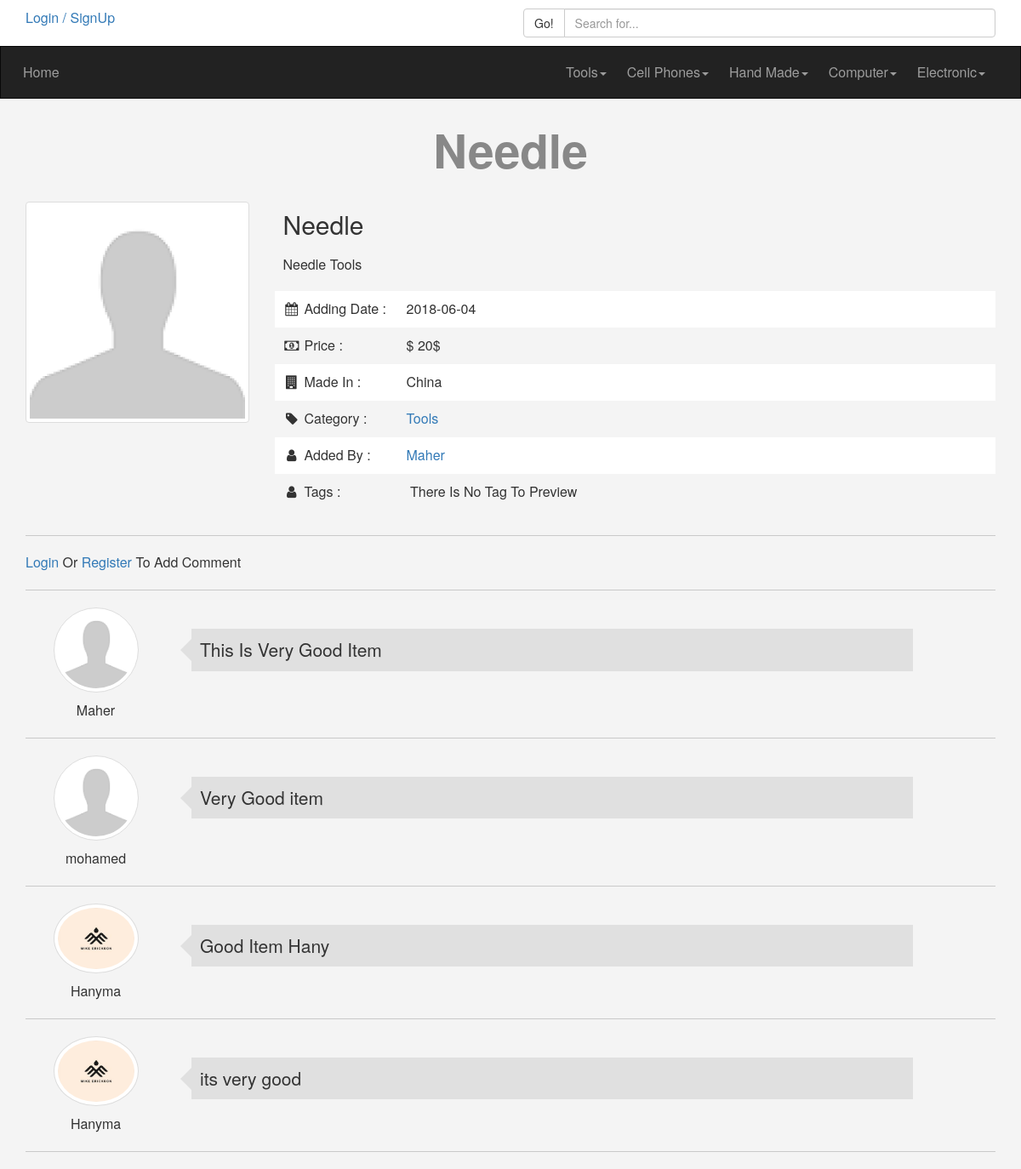
Screenshot of /items.php?itemid=11 with the database file from the repository.
### tables this page shows
CREATE TABLE `categories` (
  `CategoryID` int(11) NOT NULL,
  `CategoryName` varchar(255) NOT NULL,
  `Description` text NOT NULL,
  `Parent` int(11) NOT NULL,
  `Ordering` smallint(6) NOT NULL,
  `Visibility` tinyint(4) NOT NULL DEFAULT '0',
  `Allow_Comment` tinyint(4) NOT NULL DEFAULT '0',
  `Allow_Ads` tinyint(4) DEFAULT '0'
);

CREATE TABLE `items` (
  `ItemID` int(11) NOT NULL,
  `ItemName` varchar(255) NOT NULL,
  `Description` text NOT NULL,
  `Price` varchar(255) NOT NULL,
  `Adding_Date` date NOT NULL,
  `Country` varchar(255) NOT NULL,
  `Status` tinyint(4) NOT NULL DEFAULT '0',
  `Rating` tinyint(4) NOT NULL,
  `CatID` int(11) NOT NULL,
  `UserID` int(11) NOT NULL,
  `Approve` tinyint(4) NOT NULL DEFAULT '0',
  `ItemAvatar` varchar(255) NOT NULL,
  `Tags` varchar(255) NOT NULL
);

CREATE TABLE `users` (
  `UserID` int(11) NOT NULL,
  `UserName` varchar(255) NOT NULL,
  `Password` varchar(255) NOT NULL,
  `FullName` varchar(255) NOT NULL,
  `Email` varchar(255) NOT NULL,
  `GroupID` tinyint(4) NOT NULL DEFAULT '0',
  `TrustStatus` tinyint(4) NOT NULL DEFAULT '0',
  `RegStatus` tinyint(4) NOT NULL DEFAULT '0',
  `Date` date NOT NULL,
  `Avatar` varchar(255) NOT NULL
);

CREATE TABLE `comments` (
  `CommentID` int(11) NOT NULL,
  `Comment` text NOT NULL,
  `Status` tinyint(4) NOT NULL DEFAULT '0',
  `Date` date NOT NULL,
  `UserID` int(11) NOT NULL,
  `ItemID` int(11) NOT NULL
);

### init.php (called while the page is built, shortened)
<?php
include 'admin/connect.php';
$langu = 'includes/languages/';
$func  = 'includes/functions/';
$tpl   = 'includes/templates/';
$css   = 'layout/css/';
include $func  . 'function.php';
include $langu . 'english.php';
include $tpl   . 'header.php';

### includes/languages/english.php (called while the page is built)
<?php
function lang($phrase){
	static $lang = array(
		'HOME'       => 'Home',
		'CATEGORIES' => 'Categories',
		'ITEMS'      => 'Items',
		'MEMBERS'    => 'Members',
		'COMMENTS'   => 'Comments',
		'LOGS'       => 'Logs',
	);
	return $lang[$phrase];
}

### includes/functions/function.php (called while the page is built, shortened)
<?php
function getall($field,$table,$where=NULL,$and=NULL,$orderfield,$ordering='DESC'){
    global $con;
    $getall = $con->prepare("SELECT $field FROM $table $where $and ORDER BY $orderfield $ordering");
    $getall->execute();
    $all = $getall->fetchAll();
    return $all;
}

### items.php (the view, shortened to what this page needs)
<?php
    include 'init.php';
    $itemid = isset($_GET['itemid']) && is_numeric($_GET['itemid']) ? intval($_GET['itemid']) : 0;
    $stmt = $con->prepare("SELECT
                                          Items.*,
                                          Categories.CategoryName,
                                          Users.UserName,Users.UserID
                                    FROM
                                          Items
                                    INNER JOIN
                                          Categories
                                    ON
                                          Items.CatID=Categories.CategoryID
                                    INNER JOIN
                                          Users
                                    ON
                                          Items.UserID=Users.UserID
                                    WHERE ItemID=? AND Approve = 1");
    $stmt->execute(array($itemid));
    $count = $stmt->rowCount();
    if($count>0){
        $item = $stmt->fetch();
    ?>
        <h1 class="text-center"><?php echo $item['ItemName'] ?></h1>
        <div class="container">
            <div class="row">
                <div class="col-md-3">
                    <?php
                    echo '<div class="show-item">';
                    if (empty($item['ItemAvatar'])) {
                            echo '<img src="avatar.png" alt="avatar" class="img-responsive center-block img-thumbnail"/>';
                        } else {
                            echo "<img src='admin/uploads/items/" . $item['ItemAvatar'] . "' alt='avatar' class='img-responsive center-block img-thumbnail' />";
                        }
                        echo '</div>';?>
                </div>
                <div class="col-md-9 item-info">
                    <h2><?php echo $item['ItemName']?></h2>
                    <p><?php echo $item['Description']?></p>
                    <ul class="list-unstyled">
                        <li>
                            <i class="fa fa-calendar fa-fw"></i>
                            <span>Adding Date : </span><?php echo $item['Adding_Date']?>
                        </li>
                        <li>
                            <i class="fa fa-money fa-fw"></i>
                            <span>Price : </span>$ <?php echo $item['Price']?>
                        </li>
                        <li>
                            <i class="fa fa-building fa-fw"></i>
                            <span>Made In : </span><?php echo $item['Country']?>
                        </li>
                        <li>
                            <i class="fa fa-tag fa-fw"></i>
                            <span>Category : </span><a href="categories.php?pageid=<?php echo $item['CatID']?>"><?php echo $item['CategoryName'] ?></a>
                        </li>
                        <li>
                            <i class="fa fa-user fa-fw"></i>
                            <span>Added By : </span><a href="profileview.php?userid=<?php echo $item['UserID']?>"><?php echo $item['UserName'] ?></a>
                        </li>
                        <li class="tag-item">
                            <i class="fa fa-user fa-fw"></i>
                            <span>Tags : </span>
                            <?php
                                $alltags = explode(',',$item['Tags']);
                                foreach($alltags as $tag){
                                    $tag = str_replace(' ' ,'',$tag);
                                    $lowertag = strtolower($tag);
                                    if(!empty($tag)){
                                        echo "<a href='tags.php?name={$lowertag}'>" . $tag . '</a>';
                                    }else{
                                        echo 'There Is No Tag To Preview';
                                    }
                                }
                            ?>
                        </li>
                    </ul>
                </div>
            </div>
            <hr class="cutom-hr">
            <?php if(isset($_SESSION['userprofile'])){
                    $stmt = $con->prepare("SELECT * FROM Users WHERE RegStatus=1 AND UserName=?");
                    $stmt->execute(array($_SESSION['userprofile']));
                    $info = $stmt->fetch();
                    $count = $stmt->rowCount();
                    if($count>0){
                ?>
            <div class="row">
                <div class="col-sm-offset-3">
                    <div class="add-comment">
                    <h3>Add Your Comment</h3>
                    <form action="<?php echo $_SERVER['PHP_SELF'] .'?itemid='.$item['ItemID'].'' ?>" method="Post">
                        <textarea required name="coment"></textarea>
                        <input class="btn btn-primary" type="submit" value="Add Comment"/>
                    </form>
                        <?php
                    }else{
                        echo '<div class="alert alert-info">Sorry You Are Under Upproval</div>';
                    }
                        if($_SERVER['REQUEST_METHOD']=='POST'){
                            $comment = filter_var($_POST['coment'],FILTER_SANITIZE_STRING);
                            $userid  = $_SESSION['id'];
                            $itemid  = $item['ItemID'];
                            if(!empty($comment)){
                                $stmt = $con->prepare("INSERT INTO Comments(Comment,Status,Date,UserID,ItemID)VALUES(:zcom,0,now(),:zuser,:zitem)");
                                $stmt->execute(array(
                                    ':zcom'  => $comment,
                                    ':zuser' => $userid,
                                    ':zitem' => $itemid
                                ));
                                if($stmt){
                                    echo '<div class="com alert alert-success">Comment Added But Still Under Uproval</div>';
                                }
                            }
                        }
                        ?>
                    </div>
                </div>
            </div>
            <?php
                }else{
                    echo '<a href="login.php">Login</a> Or <a href="login.php">Register</a>  To Add Comment';
                }
            ?>
            <hr class="cutom-hr">
            <?php
            $stmt = $con->prepare("SELECT
                                            comments.* ,
                                            users.UserName
                                        AS
                                            user
                                        FROM
                                            comments
                                        INNER JOIN
                                            users
                                        ON
                                            comments.UserID = users.UserID
                                        WHERE ItemID=?
                                        AND Status=1
                                        ");
            $stmt->execute(array($item['ItemID']));
            $rows = $stmt->fetchAll();
            ?>
                <?php foreach($rows as $row){ ?>
                       <div class="comment-box">
                           <div class="row">
                               <div class="col-sm-2 text-center">
                                   <?php
                                   $stmt = $con->prepare("SELECT * FROM Users WHERE UserName=?");
                                   $stmt->execute(array($row['user']));
                                   $get_user = $stmt->fetch();
                                   if(empty( $get_user['Avatar'])){
                                       echo '<img src="avatar.png" alt="avatar" class="img-responsive img-thumbnail center-block img-circle"/>';
                                   }
                                   else{echo "<img src='admin/uploads/avatar/" . $get_user['Avatar']   . "' alt='avatar' class='img-responsive img-thumbnail center-block img-circle' />";}
                                   echo $row['user']  ?>
                               </div>
                               <div class="col-sm-9">
                                   <p class="lead"><?php echo $row['Comment'] ?></p>
                               </div>
                           </div>
                       </div>
                        <hr class="cutom-hr"/>
                <?php }?>
        </div>
    <?php
    }else{
        echo '<div class="container">';
        echo '<div class="alert alert-danger">There Is No Such ID Or This Item Is Upder Approval</div>';
        echo '</div>';
    }
    include $tpl . 'footer.php';
    ?>

### includes/templates/header.php (shortened to what this page needs)
<!DOCTYPE html>
<html>
	<head>
		<link rel="stylesheet" href="<?php echo $css ?>bootstrap.min.css"/>
		<link rel="stylesheet" href="<?php echo $css ?>font-awesome.min.css"/>
		<link rel="stylesheet" href="<?php echo $css ?>jquery-ui.min.css"/>
		<link rel="stylesheet" href="<?php echo $css ?>jquery.selectBoxIt.css"/>
		<link rel="stylesheet" href="<?php echo $css ?>front.css"/>
	</head>
	<body>
	<div class="uppper-bar">
		<div class="container">
            <div class="row">
                <div class="col-md-6">
			<?php if(isset($_SESSION['userprofile'])){
                $getuser = $con->prepare("SELECT * FROM Users WHERE UserName=?");
                $getuser->execute(array($sessionuser));
                $info = $getuser->fetch();
                if(empty( $info['Avatar'])){
                    echo '<img src="avatar.png" alt="avatar" class="my-image img-circle img-thumbnail"/>';
                }
                else{echo "<img src='admin/uploads/avatar/" . $info['Avatar']   . "' alt='avatar' class='my-image img-circle img-thumbnail' />";}
			    ?>
                <div class="btn-group my-info">
                    <span class="btn btn-default dropdown-toggle" data-toggle="dropdown">
                        <?php echo  $sessionuser ?>
                        <span class="caret"></span>
                    </span>
                        <ul class="dropdown-menu">
                            <li><a href="profile.php?>">My Profile</a></li>
                            <li><a href="newadd.php">New Item</a></li>
                            <li><a href="profile.php#adds">My Items</a></li>
                            <li><a href="mycar.php">My Car</a></li>
                            <li><a href="userlogout.php">Logout</a></li>
                        </ul>
                </div>
                <?php
				}else{
			?>
				<a href="login.php"><span>Login / SignUp</span></a>
			<?php } ?>
	        	</div>
                <div class="col-md-6 search">
                    <div class="input-group">
                      <span class="input-group-btn">
                          <button class="btn btn-default" type="button">Go!</button>
                      </span>
                      <input type="text" class="form-control" placeholder="Search for...">
                   </div>
                </div>
            </div>
        </div>
	</div>
	<nav class="navbar navbar-inverse">
  <div class="container">
    <div class="navbar-header">
      <a class="navbar-brand" href="index.php"><?php echo lang('HOME')?></a>
    </div>
    <div class="collapse navbar-collapse" id="myapp-nav">
      <ul class="front-nav nav navbar-nav navbar-right">
          <?php
          $getcats = getall("*","Categories","WHERE Parent=0","","CategoryID","ASC");
          foreach($getcats as $cat) {
              echo "<li>
                    <a href='categories.php?pageid=" . $cat['CategoryID'] . "' >"
                    . $cat['CategoryName'] . "<span class='caret'></span></a>";
              echo "</li>";
          }
          ?>
      </ul>
    </div>
  </div>
</nav>

### layout/css/front.css (style rules this page uses)
body { background-color:#f4f4f4; font-size:16px; }
h1 { font-size:55px; font-weight:bold; margin:30px; color:#888; }
.navbar { border-radius:0px; }
.navbar-brand, .dropdown-menu { font-size:1em; }
.navbar-brand, .nav>li>a { padding:20px 12px; }
.uppper-bar { padding:10px; background-color:#fff; }
@media (min-width:778px) { .show-item .img-thumbnail { max-height:260px; min-height:255px; min-width:100%; } }
.item-info h2 { margin:0; }
.item-info p,.item-info h2 { padding:10px; }
.item-info ul li { padding:10px; }
.item-info ul li:nth-child(odd) { background-color:#fff; }
.item-info ul li span { display: inline-block; width:120px; }
.comment-box { margin-bottom:20px; }
.comment-box img { max-width:100px; margin-bottom:10px; }
@media (min-width:776px) { .comment-box .lead { background-color:#e0e0e0; position: relative; padding:10px; margin-top:25px; } }
@media (min-width:776px) { .comment-box .lead:before { content:''; width:0; height: 0; border-width:15px; position: absolute; left:-28px; top:10px; border-style: solid; border-color:transparent #e0e0e0 transparent transparent; } }
.cutom-hr { border-top:1px solid #c9c9c9; }

### rows the page displays
categories: CategoryName "Tools"
categories: CategoryName "Cell Phones"
categories: CategoryName "Hand Made"
categories: CategoryName "Computer"
categories: CategoryName "Electronic"
items: ItemName "Needle", Description "Needle Tools", Adding_Date "2018-06-04", Price "20$", Country "China", CatID.CategoryName "Tools", UserID.UserName "Maher"
comments: UserID.UserName "Maher", Comment "This Is Very Good Item"
comments: UserID.UserName "mohamed", Comment "Very Good item"
comments: UserID.Avatar (picture), UserID.UserName "Hanyma", Comment "Good Item Hany"
comments: UserID.Avatar (picture), UserID.UserName "Hanyma", Comment "its very good"

### other values shown
lang('HOME') "Home"
